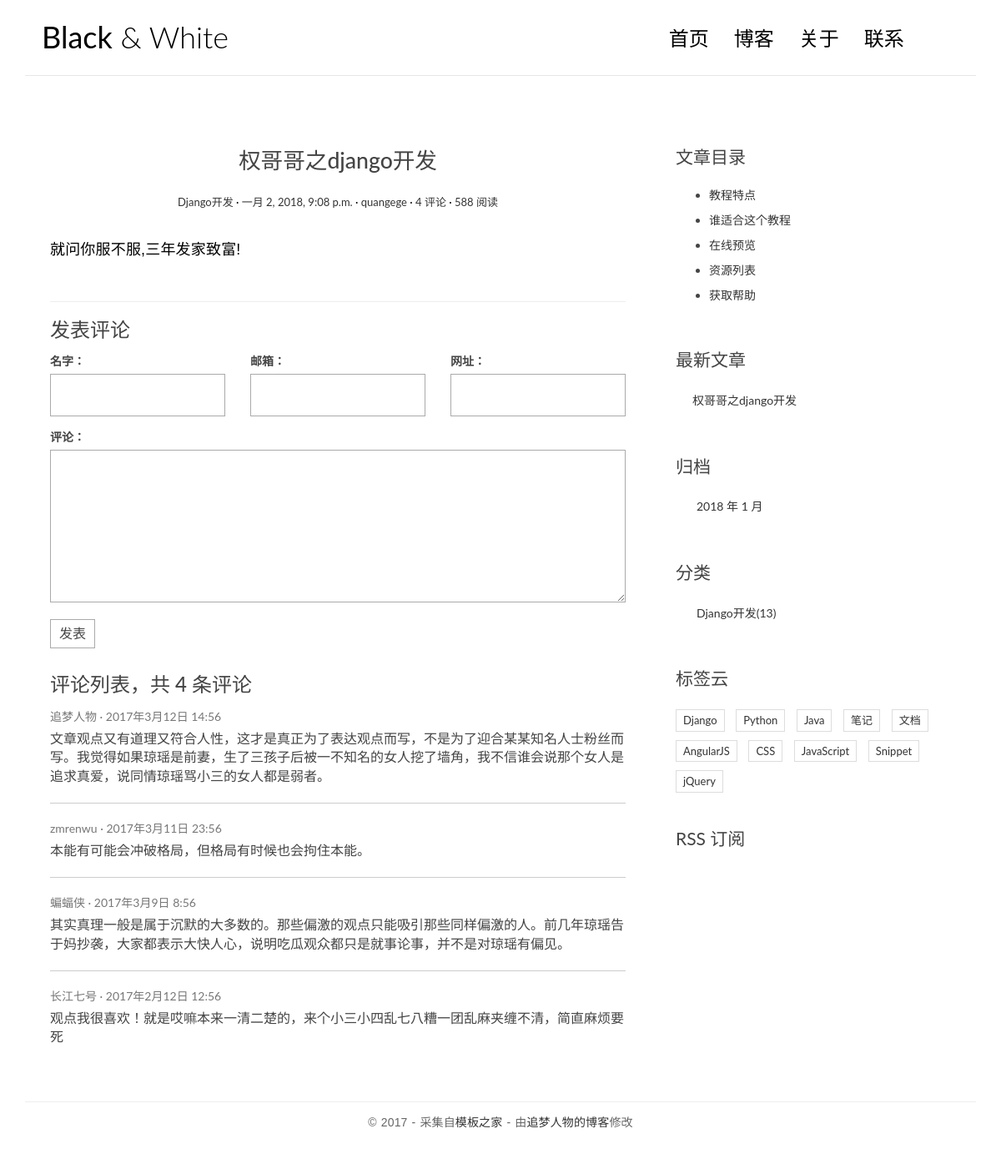
/post/1/, run on an earlier commit of the app's database.
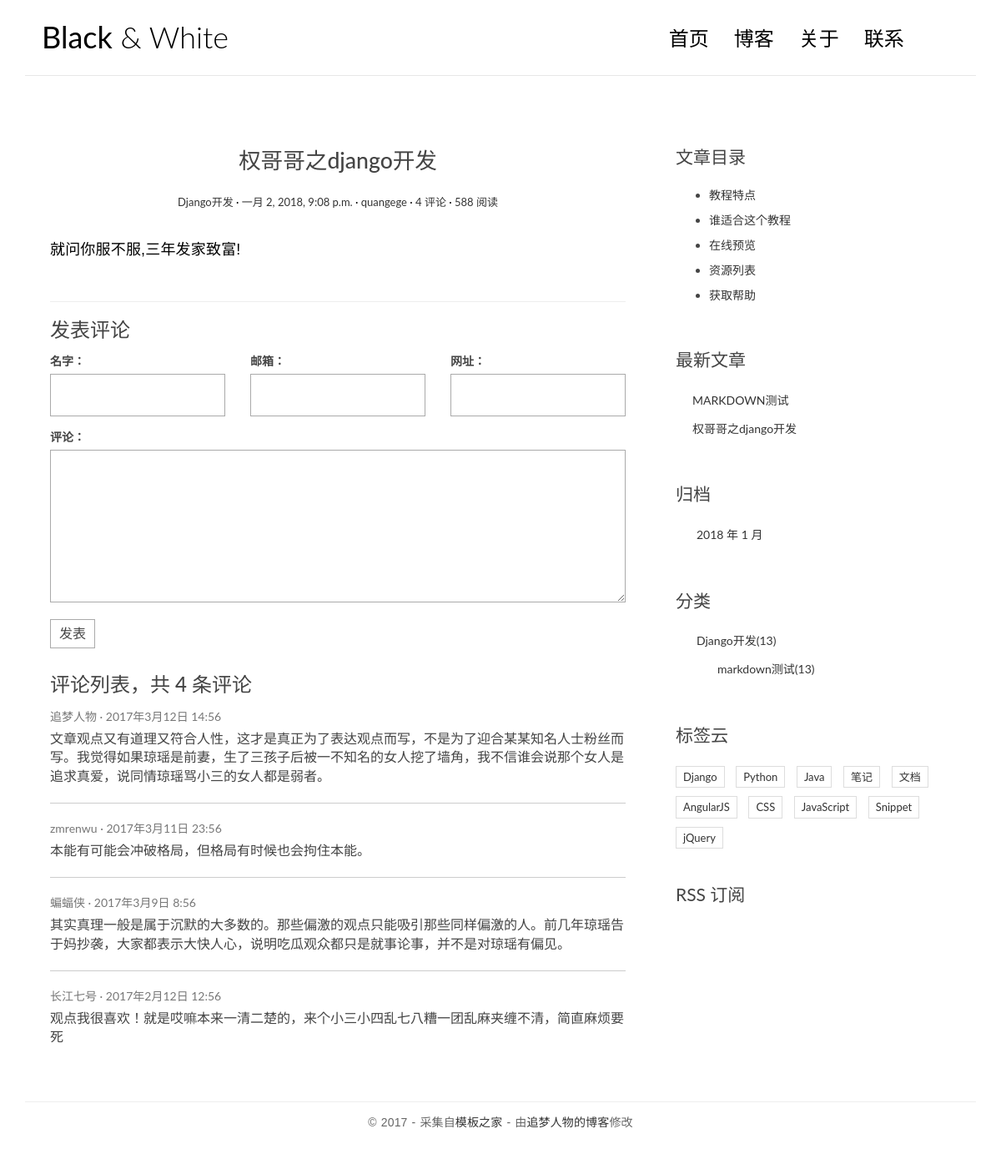
And on a later commit of the database.
### blog/models.py (models this page shows, shortened)
@python_2_unicode_compatible
class Post(models.Model):
    title = models.CharField(max_length=70)
    body = models.TextField()
    created_time = models.DateTimeField()
    modified_time=models.DateTimeField()
    excerpt=models.CharField(max_length=200,blank=True)
    category = models.ForeignKey(Category)
    tags = models.ManyToManyField(Tag)
    author = models.ForeignKey(User)
    def get_absolute_url(self):
        return reverse('blog:detail', kwargs={'id': self.id})

class Category(models.Model):
    name=models.CharField(max_length=100)

### blog/views.py (the view)
# urls.py: url(r"^post/(?P<id>\d+)/$",views.detail,name="detail"),
def detail(request,id):
    post=get_object_or_404(Post,id=id)
    post.body = markdown.markdown(post.body,
                                  extensions=[
                                      'markdown.extensions.extra',
                                      'markdown.extensions.codehilite',
                                      'markdown.extensions.toc',
                                  ])
    content={"post":post}
    return render(request,"blog/detail.html",content)

### blog/templatetags/blog_tags.py (called while the page is built)
@register.simple_tag
def get_recent_posts(num=5):
    return Post.objects.all().order_by("-created_time")[:num]

@register.simple_tag
def archives():
    return Post.objects.dates('created_time', 'month', order='DESC')

@register.simple_tag
def get_categories():
    return Category.objects.all()

### templates/blog/detail.html (shortened to what the changed rows need)
{% extends "base.html" %}
{% block middle %}
    <article class="post post-{{ post.id }}">
        <header class="entry-header">
            <h1 class="entry-title">{{ post.title }}</h1>
            <div class="entry-meta">
                <span class="post-category"><a href="#">{{ post.category.name }}</a></span>
                <span class="post-date"><a href="#"><time class="entry-date"
                                                          datetime="{{ post.created_time }}">{{ post.created_time }}</time></a></span>
                <span class="post-author"><a href="#">{{ post.author }}</a></span>
                <span class="comments-link"><a href="#">4 评论</a></span>
                <span class="views-count"><a href="#">588 阅读</a></span>
            </div>
        </header>
        <div class="entry-content clearfix">
            {{ post.body|safe }}
        </div>
    </article>
{% endblock middle %}

### templates/base.html (shortened to what the changed rows need)
{% load blog_tags %}
<!DOCTYPE html>
<html>
<head>
    <link rel="stylesheet" href="/static/css/bootstrap.min.css">
    <link rel="stylesheet" href="http://code.ionicframework.com/ionicons/2.0.1/css/ionicons.min.css">
    <link rel="stylesheet" href="/static/css/pace.css">
    <link rel="stylesheet" href="/static/css/custom.css">
    <link rel="stylesheet" href="/static/css/highlights/github.css">
</head>
<body id="single">
<div class="container">
    <header id="site-header">
        <div class="row">
            <div class="col-md-4 col-sm-5 col-xs-8">
                <div class="logo">
                    <h1><a href="index.html"><b>Black</b> &amp; White</a></h1>
                </div>
            </div>
        </div>
    </header>
</div>
<div class="content-body">
    <div class="container">
        <div class="row">
            <main class="col-md-8">
                {% block middle %}{% endblock middle %}
            </main>
            <aside class="col-md-4">
                <div class="widget widget-recent-posts">
                    {% get_recent_posts as recent_post_list %}
                    <ul>
                        {% for item in recent_post_list %}
                            <li>
                                <a href="{{ item.get_absolute_url }}">{{ item.title }}</a>
                            </li>
                        {% empty %}
                            暂无文章!
                        {% endfor %}
                    </ul>
                </div>
                <div class="widget widget-archives">
                    {% archives as get_list %}
                    <ul>
                        {% for date in get_list %}
                            <li>
                                <a href="#">{{ date.year }} 年 {{ date.month }} 月</a>
                            </li>
                        {% empty %}
                            暂无归档
                        {% endfor %}
                    </ul>
                </div>
                <div class="widget widget-category">
                    {% get_categories as category_list %}
                    {% for category in category_list %}
                        <ul>
                        <li>
                            <a href="#">{{ category.name }}<span class="post-count">(13)</span></a>
                        </li>
                    {% empty %}
                        暂无分类！
                    {% endfor %}
                    </ul>
                </div>
            </aside>
        </div>
    </div>
</div>
</body>
</html>

What changed in the data, as far as the page shows it:
added Post: title "MARKDOWN测试"
added Category: name "markdown测试"
